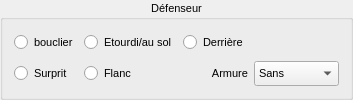
            <widget class="QGroupBox" name="groupBox">
             <property name="sizePolicy">
              <sizepolicy hsizetype="Preferred" vsizetype="Preferred">
               <horstretch>0</horstretch>
               <verstretch>0</verstretch>
              </sizepolicy>
             </property>
             <property name="font">
              <font>
               <pointsize>8</pointsize>
               <weight>50</weight>
               <bold>false</bold>
              </font>
             </property>
             <property name="title">
              <string>Défenseur</string>
             </property>
             <property name="alignment">
              <set>Qt::AlignCenter</set>
             </property>
             <layout class="QGridLayout" name="gridLayout_11">
              <item row="0" column="0">
               <layout class="QGridLayout" name="gridLayout_3" rowstretch="0,0,0,0,0,0">
                <item row="1" column="3">
                 <widget class="QRadioButton" name="radioButton_3">
                  <property name="sizePolicy">
                   <sizepolicy hsizetype="Preferred" vsizetype="Preferred">
                    <horstretch>0</horstretch>
                    <verstretch>0</verstretch>
                   </sizepolicy>
                  </property>
                  <property name="font">
                   <font>
                    <pointsize>8</pointsize>
                    <weight>50</weight>
                    <bold>false</bold>
                   </font>
                  </property>
                  <property name="text">
                   <string>Derrière</string>
                  </property>
                  <property name="autoExclusive">
                   <bool>false</bool>
                  </property>
                 </widget>
                </item>
                <item row="2" column="1">
                 <widget class="QRadioButton" name="radioButton_2">
                  <property name="sizePolicy">
                   <sizepolicy hsizetype="Preferred" vsizetype="Preferred">
                    <horstretch>0</horstretch>
                    <verstretch>0</verstretch>
                   </sizepolicy>
                  </property>
                  <property name="font">
                   <font>
                    <pointsize>8</pointsize>
                    <weight>50</weight>
                    <bold>false</bold>
                   </font>
                  </property>
                  <property name="text">
                   <string>Flanc</string>
                  </property>
                  <property name="autoExclusive">
                   <bool>false</bool>
                  </property>
                 </widget>
                </item>
                <item row="1" column="1">
                 <widget class="QRadioButton" name="radioButton_8">
                  <property name="sizePolicy">
                   <sizepolicy hsizetype="Minimum" vsizetype="Preferred">
                    <horstretch>0</horstretch>
                    <verstretch>0</verstretch>
                   </sizepolicy>
                  </property>
                  <property name="font">
                   <font>
                    <pointsize>8</pointsize>
                    <weight>50</weight>
                    <bold>false</bold>
                   </font>
                  </property>
                  <property name="text">
                   <string>Etourdi/au sol</string>
                  </property>
                  <property name="autoExclusive">
                   <bool>false</bool>
                  </property>
                 </widget>
                </item>
                <item row="1" column="0">
                 <widget class="QRadioButton" name="radioButton_6">
                  <property name="sizePolicy">
                   <sizepolicy hsizetype="Preferred" vsizetype="Preferred">
                    <horstretch>0</horstretch>
                    <verstretch>0</verstretch>
                   </sizepolicy>
                  </property>
                  <property name="font">
                   <font>
                    <pointsize>8</pointsize>
                    <weight>50</weight>
                    <bold>false</bold>
                   </font>
                  </property>
                  <property name="text">
                   <string>bouclier</string>
                  </property>
                  <property name="autoExclusive">
                   <bool>false</bool>
                  </property>
                 </widget>
                </item>
                <item row="2" column="0">
                 <widget class="QRadioButton" name="radioButton_7">
                  <property name="sizePolicy">
                   <sizepolicy hsizetype="Preferred" vsizetype="Preferred">
                    <horstretch>0</horstretch>
                    <verstretch>0</verstretch>
                   </sizepolicy>
                  </property>
                  <property name="font">
                   <font>
                    <pointsize>8</pointsize>
                    <weight>50</weight>
                    <bold>false</bold>
                   </font>
                  </property>
                  <property name="text">
                   <string>Surprit</string>
                  </property>
                  <property name="autoExclusive">
                   <bool>false</bool>
                  </property>
                 </widget>
                </item>
                <item row="2" column="3">
                 <widget class="QLabel" name="label_4">
                  <property name="sizePolicy">
                   <sizepolicy hsizetype="Preferred" vsizetype="Preferred">
                    <horstretch>0</horstretch>
                    <verstretch>0</verstretch>
                   </sizepolicy>
                  </property>
                  <property name="baseSize">
                   <size>
                    <width>0</width>
                    <height>0</height>
                   </size>
                  </property>
                  <property name="font">
                   <font>
                    <pointsize>8</pointsize>
                    <weight>50</weight>
                    <italic>false</italic>
                    <bold>false</bold>
                    <underline>false</underline>
                   </font>
                  </property>
                  <property name="frameShape">
                   <enum>QFrame::NoFrame</enum>
                  </property>
                  <property name="frameShadow">
                   <enum>QFrame::Sunken</enum>
                  </property>
                  <property name="text">
                   <string>Armure</string>
                  </property>
                  <property name="scaledContents">
                   <bool>false</bool>
                  </property>
                  <property name="alignment">
                   <set>Qt::AlignRight|Qt::AlignTrailing|Qt::AlignVCenter</set>
                  </property>
                 </widget>
                </item>
                <item row="2" column="4">
                 <widget class="QComboBox" name="comboBox_2">
                  <property name="enabled">
                   <bool>true</bool>
                  </property>
                  <property name="sizePolicy">
                   <sizepolicy hsizetype="Preferred" vsizetype="Preferred">
                    <horstretch>0</horstretch>
                    <verstretch>0</verstretch>
                   </sizepolicy>
                  </property>
                  <property name="sizeAdjustPolicy">
                   <enum>QComboBox::AdjustToContents</enum>
                  </property>
                  <item>
                   <property name="text">
                    <string>Sans</string>
                   </property>
                  </item>
                  <item>
                   <property name="text">
                    <string>Cuir souple</string>
                   </property>
                  </item>
                  <item>
                   <property name="text">
                    <string>Cuir rigide</string>
                   </property>
                  </item>
                  <item>
                   <property name="text">
                    <string>Mailles</string>
                   </property>
                  </item>
                  <item>
                   <property name="text">
                    <string>Plates</string>
                   </property>
                  </item>
                 </widget>
                </item>
               </layout>
              </item>
             </layout>
            </widget>
